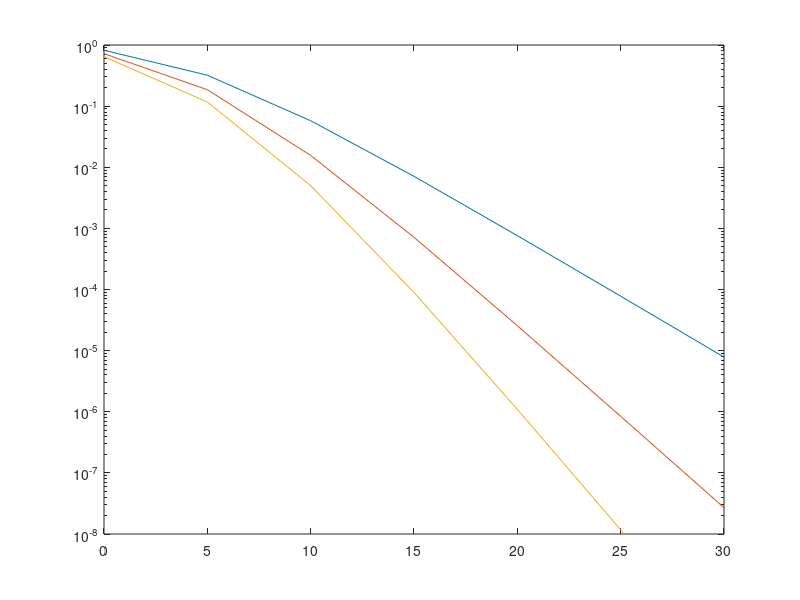

This chart was generated by the following MATLAB code:
load Sec_Outage_Probability_Vs_Mer.mat
semilogy(lambdas,secrecy_outage_probability(1:7));
ylim([10.^-8 10.^0])
hold on
semilogy(lambdas,secrecy_outage_probability(8:14));
ylim([10.^-8 10.^0])
hold on
semilogy(lambdas,secrecy_outage_probability(15:21));
ylim([10.^-8 10.^0])
hold off
